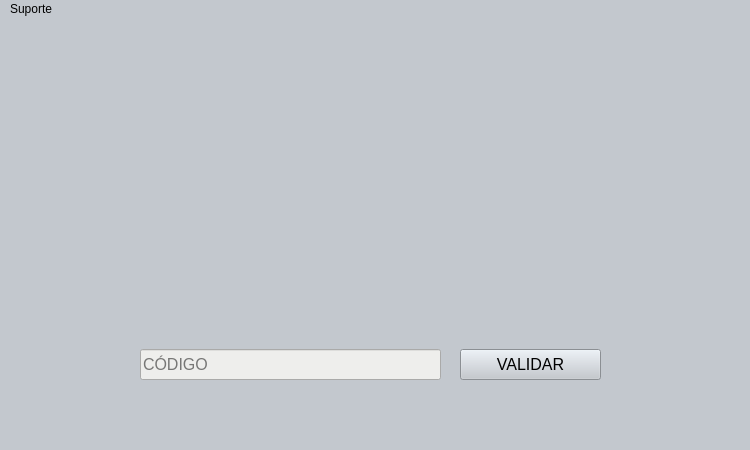
<?xml version="1.0" encoding="UTF-8"?>
<ui version="4.0">
 <class>MainWindow</class>
 <widget class="QMainWindow" name="MainWindow">
  <property name="geometry">
   <rect>
    <x>0</x>
    <y>0</y>
    <width>750</width>
    <height>450</height>
   </rect>
  </property>
  <property name="windowTitle">
   <string>MainWindow</string>
  </property>
  <property name="styleSheet">
   <string notr="true">background-color: rgb(195, 200, 206);</string>
  </property>
  <widget class="QWidget" name="centralwidget">
   <widget class="QLabel" name="label">
    <property name="geometry">
     <rect>
      <x>210</x>
      <y>30</y>
      <width>301</width>
      <height>251</height>
     </rect>
    </property>
    <property name="text">
     <string/>
    </property>
    <property name="pixmap">
     <pixmap>../imagem/IMG-20211206-WA0014.jpg</pixmap>
    </property>
    <property name="scaledContents">
     <bool>true</bool>
    </property>
   </widget>
   <widget class="QLineEdit" name="token">
    <property name="geometry">
     <rect>
      <x>140</x>
      <y>330</y>
      <width>301</width>
      <height>31</height>
     </rect>
    </property>
    <property name="font">
     <font>
      <pointsize>12</pointsize>
     </font>
    </property>
    <property name="styleSheet">
     <string notr="true">background-color: rgb(238, 238, 236);</string>
    </property>
    <property name="alignment">
     <set>Qt::AlignLeading|Qt::AlignLeft|Qt::AlignVCenter</set>
    </property>
    <property name="placeholderText">
     <string>CÓDIGO</string>
    </property>
    <property name="clearButtonEnabled">
     <bool>true</bool>
    </property>
   </widget>
   <widget class="QPushButton" name="validar">
    <property name="geometry">
     <rect>
      <x>460</x>
      <y>330</y>
      <width>141</width>
      <height>31</height>
     </rect>
    </property>
    <property name="font">
     <font>
      <pointsize>12</pointsize>
     </font>
    </property>
    <property name="text">
     <string>VALIDAR</string>
    </property>
   </widget>
  </widget>
  <widget class="QMenuBar" name="menubar">
   <property name="geometry">
    <rect>
     <x>0</x>
     <y>0</y>
     <width>750</width>
     <height>22</height>
    </rect>
   </property>
   <widget class="QMenu" name="menuContato">
    <property name="title">
     <string>Suporte</string>
    </property>
   </widget>
   <addaction name="menuContato"/>
  </widget>
  <widget class="QStatusBar" name="statusbar"/>
 </widget>
 <resources/>
 <connections/>
</ui>
